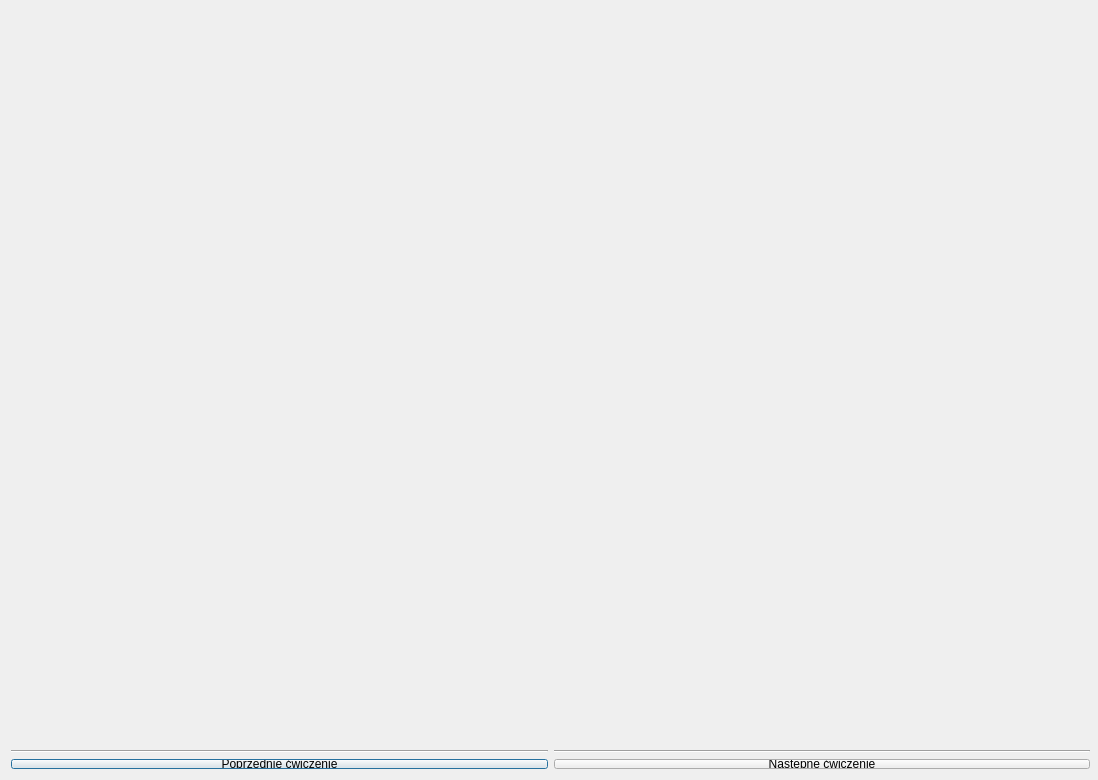
<?xml version="1.0" encoding="UTF-8"?>
<ui version="4.0">
 <class>LaboratoriaClass</class>
 <widget class="QDialog" name="LaboratoriaClass">
  <property name="geometry">
   <rect>
    <x>0</x>
    <y>0</y>
    <width>1098</width>
    <height>780</height>
   </rect>
  </property>
  <property name="minimumSize">
   <size>
    <width>1098</width>
    <height>780</height>
   </size>
  </property>
  <property name="maximumSize">
   <size>
    <width>1098</width>
    <height>780</height>
   </size>
  </property>
  <property name="windowTitle">
   <string>Laboratoria</string>
  </property>
  <widget class="QWidget" name="gridLayoutWidget">
   <property name="geometry">
    <rect>
     <x>280</x>
     <y>0</y>
     <width>531</width>
     <height>41</height>
    </rect>
   </property>
   <layout class="QGridLayout" name="gridLayout">
    <item row="1" column="0">
     <widget class="QLabel" name="exerciseLabel">
      <property name="text">
       <string/>
      </property>
     </widget>
    </item>
   </layout>
  </widget>
  <widget class="QWidget" name="gridLayoutWidget_2">
   <property name="geometry">
    <rect>
     <x>-1</x>
     <y>40</y>
     <width>1101</width>
     <height>701</height>
    </rect>
   </property>
   <layout class="QGridLayout" name="mainLayout"/>
  </widget>
  <widget class="QWidget" name="gridLayoutWidget_3">
   <property name="geometry">
    <rect>
     <x>0</x>
     <y>739</y>
     <width>1101</width>
     <height>41</height>
    </rect>
   </property>
   <layout class="QGridLayout" name="gridLayout_2">
    <item row="1" column="0">
     <widget class="QPushButton" name="pushButton">
      <property name="text">
       <string>Poprzednie ćwiczenie</string>
      </property>
     </widget>
    </item>
    <item row="1" column="1">
     <widget class="QPushButton" name="pushButton_2">
      <property name="text">
       <string>Następne ćwiczenie</string>
      </property>
     </widget>
    </item>
    <item row="0" column="0">
     <widget class="Line" name="line">
      <property name="orientation">
       <enum>Qt::Horizontal</enum>
      </property>
     </widget>
    </item>
    <item row="0" column="1">
     <widget class="Line" name="line_2">
      <property name="orientation">
       <enum>Qt::Horizontal</enum>
      </property>
     </widget>
    </item>
   </layout>
  </widget>
 </widget>
 <layoutdefault spacing="6" margin="11"/>
 <resources>
  <include location="Laboratorium.qrc"/>
 </resources>
 <connections/>
</ui>
